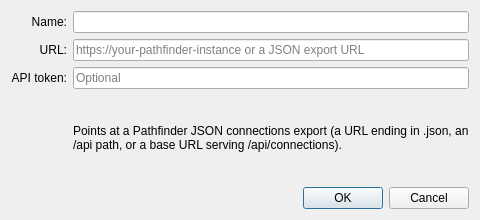
<?xml version="1.0" encoding="UTF-8"?>
<ui version="4.0">
 <class>PathfinderDialog</class>
 <widget class="QDialog" name="PathfinderDialog">
  <property name="geometry">
   <rect>
    <x>0</x>
    <y>0</y>
    <width>480</width>
    <height>220</height>
   </rect>
  </property>
  <property name="sizePolicy">
   <sizepolicy hsizetype="Preferred" vsizetype="Preferred">
    <horstretch>0</horstretch>
    <verstretch>0</verstretch>
   </sizepolicy>
  </property>
  <property name="minimumSize">
   <size>
    <width>480</width>
    <height>220</height>
   </size>
  </property>
  <property name="font">
   <font>
    <family>Segoe UI</family>
    <pointsize>9</pointsize>
   </font>
  </property>
  <property name="windowTitle">
   <string>Pathfinder Configuration</string>
  </property>
  <property name="windowIcon">
   <iconset resource="../resources.qrc">
    <normaloff>:/images/app_icon.png</normaloff>:/images/app_icon.png</iconset>
  </property>
  <property name="sizeGripEnabled">
   <bool>false</bool>
  </property>
  <layout class="QGridLayout" name="gridLayout">
   <item row="0" column="0">
    <widget class="QLabel" name="label_name">
     <property name="text">
      <string>Name:</string>
     </property>
     <property name="alignment">
      <set>Qt::AlignRight|Qt::AlignTrailing|Qt::AlignVCenter</set>
     </property>
    </widget>
   </item>
   <item row="0" column="1">
    <widget class="QLineEdit" name="lineEdit_name"/>
   </item>
   <item row="1" column="0">
    <widget class="QLabel" name="label_url">
     <property name="text">
      <string>URL:</string>
     </property>
     <property name="alignment">
      <set>Qt::AlignRight|Qt::AlignTrailing|Qt::AlignVCenter</set>
     </property>
    </widget>
   </item>
   <item row="1" column="1">
    <widget class="QLineEdit" name="lineEdit_url">
     <property name="placeholderText">
      <string>https://your-pathfinder-instance or a JSON export URL</string>
     </property>
    </widget>
   </item>
   <item row="2" column="0">
    <widget class="QLabel" name="label_token">
     <property name="text">
      <string>API token:</string>
     </property>
     <property name="alignment">
      <set>Qt::AlignRight|Qt::AlignTrailing|Qt::AlignVCenter</set>
     </property>
    </widget>
   </item>
   <item row="2" column="1">
    <widget class="QLineEdit" name="lineEdit_token">
     <property name="inputMethodHints">
      <set>Qt::ImhHiddenText|Qt::ImhNoAutoUppercase|Qt::ImhNoPredictiveText|Qt::ImhSensitiveData</set>
     </property>
     <property name="echoMode">
      <enum>QLineEdit::Password</enum>
     </property>
     <property name="placeholderText">
      <string>Optional</string>
     </property>
    </widget>
   </item>
   <item row="3" column="1">
    <widget class="QLabel" name="label_help">
     <property name="text">
      <string>&lt;html&gt;&lt;head/&gt;&lt;body&gt;&lt;p&gt;Points at a Pathfinder JSON connections export (a URL ending in .json, an /api path, or a base URL serving /api/connections).&lt;/p&gt;&lt;/body&gt;&lt;/html&gt;</string>
     </property>
     <property name="wordWrap">
      <bool>true</bool>
     </property>
     <property name="alignment">
      <set>Qt::AlignLeading|Qt::AlignLeft|Qt::AlignVCenter</set>
     </property>
    </widget>
   </item>
   <item row="4" column="0" colspan="2">
    <widget class="QDialogButtonBox" name="buttonBox">
     <property name="orientation">
      <enum>Qt::Horizontal</enum>
     </property>
     <property name="standardButtons">
      <set>QDialogButtonBox::Cancel|QDialogButtonBox::Ok</set>
     </property>
    </widget>
   </item>
  </layout>
 </widget>
 <resources>
  <include location="../resources.qrc"/>
 </resources>
 <connections>
  <connection>
   <sender>buttonBox</sender>
   <signal>accepted()</signal>
   <receiver>PathfinderDialog</receiver>
   <slot>accept()</slot>
   <hints>
    <hint type="sourcelabel">
     <x>248</x>
     <y>254</y>
    </hint>
    <hint type="destinationlabel">
     <x>157</x>
     <y>274</y>
    </hint>
   </hints>
  </connection>
  <connection>
   <sender>buttonBox</sender>
   <signal>rejected()</signal>
   <receiver>PathfinderDialog</receiver>
   <slot>reject()</slot>
   <hints>
    <hint type="sourcelabel">
     <x>316</x>
     <y>260</y>
    </hint>
    <hint type="destinationlabel">
     <x>286</x>
     <y>274</y>
    </hint>
   </hints>
  </connection>
 </connections>
</ui>
